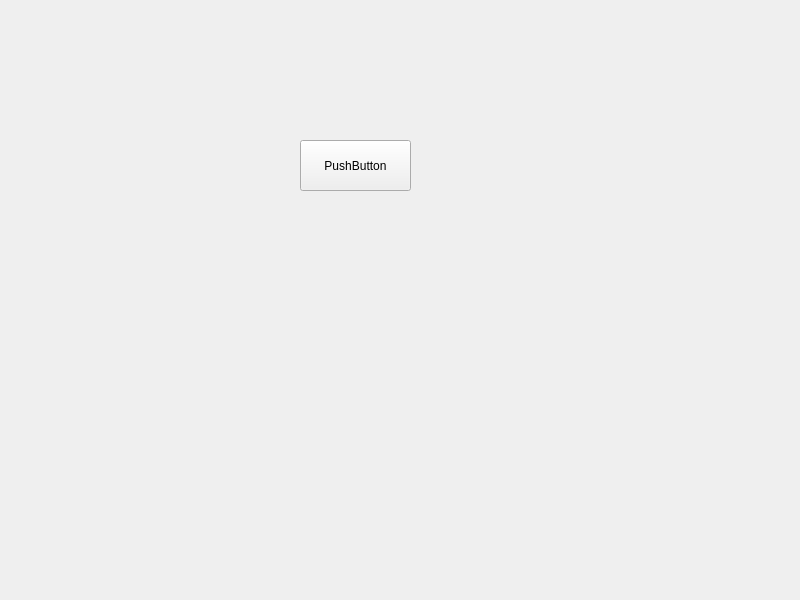
<?xml version="1.0" encoding="UTF-8"?>
<ui version="4.0">
 <class>Widget</class>
 <widget class="QWidget" name="Widget">
  <property name="geometry">
   <rect>
    <x>0</x>
    <y>0</y>
    <width>800</width>
    <height>600</height>
   </rect>
  </property>
  <property name="windowTitle">
   <string>Widget</string>
  </property>
  <widget class="QPushButton" name="pushButton">
   <property name="geometry">
    <rect>
     <x>300</x>
     <y>140</y>
     <width>111</width>
     <height>51</height>
    </rect>
   </property>
   <property name="text">
    <string>PushButton</string>
   </property>
  </widget>
 </widget>
 <resources/>
 <connections/>
</ui>
